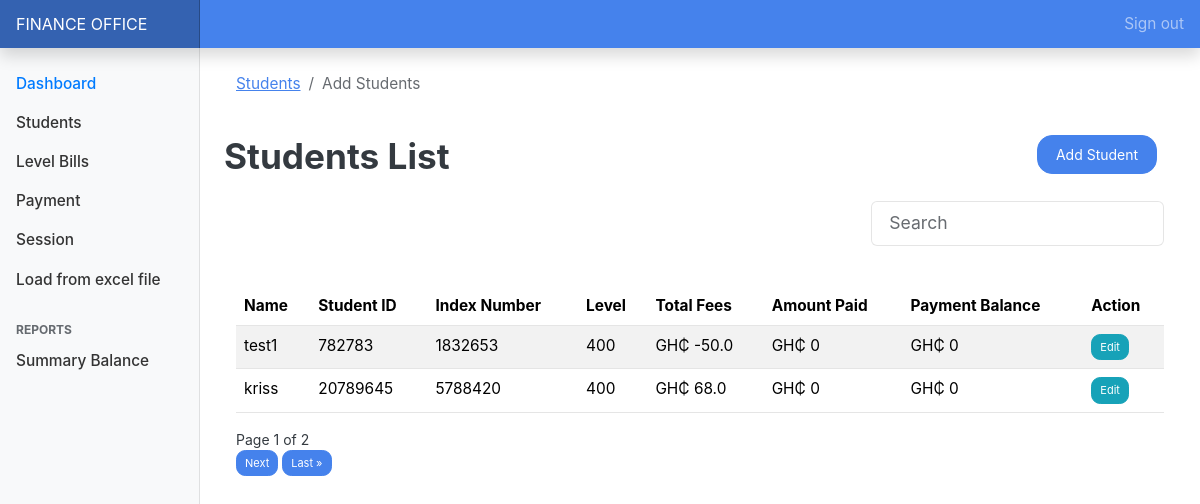
The app's page / (signed in) with its own data.
### Finance/models.py (models this page shows, shortened)
class Student(models.Model):
    name = models.TextField(max_length=100, unique=False)
    student_id = models.IntegerField(unique=True, blank=True, null=True)
    index_number = models.IntegerField(unique=True, blank=True, null=True)
    reference_number = models.IntegerField(unique=True, blank=True, null=True)
    phone = models.CharField(max_length=60, blank=True, null=True)
    email = models.EmailField(null=True, blank=True)
    level = models.CharField(max_length=25, choices=LEVEL, null=True)
    payment_balance = models.FloatField(default=0.0,null=True)

### Finance/views.py (the view)
# urls.py: path("", index, name="student"),
@login_required(login_url="/authentication/login")
def index(request):
    current_session = Session.objects.filter(is_current_session=True).first()
    students = Student.objects.all()
    level_bills = LevelBill.objects.filter(academic_session=current_session)
    paginator = Paginator(students, 2)
    page_number = request.GET.get("page")
    page_obj = paginator.get_page(page_number)
    for student in page_obj:
        total_paid_current_session = Payment.objects.filter(student=student, session=current_session).aggregate(total=models.Sum('paid_amount'))['total'] or 0
        total_balance_previous_sessions = 0
        previous_sessions = Session.objects.filter(is_current_session=False)
        for session in previous_sessions:
            total_paid_session = Payment.objects.filter(student=student, session=session).aggregate(total=models.Sum('paid_amount'))['total'] or 0
            level_bill = LevelBill.objects.filter(level_name=student.level, academic_session=session).first()
            if level_bill:
                session_balance = level_bill.fees() - total_paid_session
                total_balance_previous_sessions += session_balance  # Accumulate positive balances only
        level_bill_current_session = level_bills.filter(level_name=student.level).first()
        if level_bill_current_session:
            balance_current_session = level_bill_current_session.fees() + total_balance_previous_sessions - total_paid_current_session
            student.balance = balance_current_session  # Ensure balance is not negative
            student.total_fees = level_bill_current_session.fees() + total_balance_previous_sessions  # Add total balance for previous sessions
            student.total_paid = total_paid_current_session  # Include total paid in the student object
            student.level_bill = level_bill_current_session  # Assign level bill to the student
        else:
            student.balance = 0
            student.total_fees = total_balance_previous_sessions  # Only add total balance for previous sessions
            student.total_paid = total_paid_current_session  # Include total paid in the student object
            student.level_bill = None
    context ={
        "page_obj": page_obj
    }
    return render(request, "finance/index.html", context)

### Finance/models.py (called while the page is built)
    def fees(self):
        payable_amount = self.academic_fees + self.student_fees + self.exams_fees
        return payable_amount

### templates/finance/index.html (shortened to what this page needs)
{% extends "base.html" %}
{% load static %}
{% block content %}
<div class="container py-4">
    <nav aria-label="breadcrumb">
        <ol class="breadcrumb">
            <li class="breadcrumb-item"><a href="#">Students</a></li>
            <li class="breadcrumb-item active" aria-current="page">Add Students</li>
        </ol>
    </nav>
</div>
    <div class="row">
        <div class="col-md-10">
            <h2>Students List</h2>
        </div>
        <div class="col-md-2 text-right">
            <a href="{% url 'finance:add_student' %}" class="btn btn-primary">Add Student</a>
        </div>
    </div>
    <div class="container">
        <div class="row">
            <div class="col-md-8"></div>
            <div class="col-md-4 py-3">
                <div class="form-group">
                    <input type="text"class="form-control" id="searchField" placeholder="Search">
                </div>
            </div>
        </div>
    {% if page_obj %}
    <div class="table-responsive app-table mt-4">
        <table class="table table-striped table-hover">
            <thead class="thead-dark">
                <tr>
                    <th>Name</th>
                    <th>Student ID</th>
                    <th>Index Number</th>
                    <th>Level</th>
                    <th>Total Fees</th>
                    <th>Amount Paid</th>
                    <th>Payment Balance</th>
                    <th>Action</th>
                </tr>
            </thead>
            <tbody>
                {% for student in page_obj %}
                <tr>
                    <td>{{ student.name }}</td>
                    <td>{{ student.student_id }}</td>
                    <td>{{ student.index_number }}</td>
                    <td>{{ student.level }}</td>
                    <td>GH&#8373; {{ student.total_fees }}</td>
                    <td>GH&#8373; {{ student.total_paid }}</td>
                    <td>GH&#8373; {{ student.balance }}</td>
                    <td>
                        <a href="{% url 'finance:edit_student' student.name %}" class="btn btn-info btn-sm">Edit</a>
                    </td>
                </tr>
                {% endfor %}
            </tbody>
        </table>
    </div>
    <div class="pagination-container ">
        <div>
            <span class="current-page align-right float-right mr-auto py-3">Page {{ page_obj.number }} of {{ page_obj.paginator.num_pages }}</span>
        </div>
        <div>
            {% if page_obj.has_next %}
                <a class="btn btn-primary btn-sm" href="?page={{ page_obj.next_page_number }}">Next</a>
                <a class="btn btn-primary btn-sm" href="?page={{ page_obj.paginator.num_pages }}">Last &raquo;</a>
            {% endif %}
        </div>
    </div>
    {% else %}
    <div class="alert alert-info" role="alert">
        No students found.
    </div>
    {% endif %}
</div>
{% endblock content %}

### templates/base.html (shortened to what this page needs)
{% load static%}
<!doctype html>
<html lang="en">
  <head>
    <link href="{% static 'css/bootstrap.min.css'%}" rel="stylesheet" >
    <link href="{% static 'css/main.css'%}" rel="stylesheet" >
    <link href="{% static 'css/dashboard.css'%}" rel="stylesheet">
    <link href="dashboard.css" rel="stylesheet">
  </head>
  <body>
<header class="navbar navbar-dark sticky-top bg-primary flex-md-nowrap p-0 shadow">
  <a class="navbar-brand col-md-3 col-lg-2 me-0 px-3" href="#">FINANCE OFFICE</a>
  <div class="navbar-nav">
    <div class="nav-item text-nowrap">
      <a class="nav-link px-3" href="{% url 'logout' %}">Sign out</a>
    </div>
  </div>
</header>
<div class="container-fluid">
  <div class="row">
    {% include "partials/_sidebar.html"%}
    <main class="col-md-9 ms-sm-auto col-lg-10 px-md-4">
      {% block content%}
      {% endblock %}
    </main>
  </div>
</div>
  </body>
</html>

### templates/partials/_sidebar.html (shortened to what this page needs)
{% load static %}<nav id="sidebarMenu" class="col-md-3 col-lg-2 d-md-block bg-light sidebar collapse">
  <div class="position-sticky pt-3">
    <ul class="nav flex-column">
      <li class="nav-item">
        <a class="nav-link active" aria-current="page" href="#">
          Dashboard
        </a>
      </li>
      <li class="nav-item">
        <a class="nav-link" href="{% url 'finance:student' %}">
          Students
        </a>
      </li>
      <li class="nav-item">
        <a class="nav-link" href="{% url 'finance:bill' %}">
          Level Bills
        </a>
      </li>
      <li class="nav-item">
        <a class="nav-link" href="{% url 'finance:paymentsum' %}">
          Payment
        </a>
      </li>
      <li class="nav-item">
        <a class="nav-link" href="{% url 'finance:session' %}">
          Session
        </a>
      </li>
      <li class="nav-item">
        <a class="nav-link" href="{% url 'finance:import' %}">
          Load from excel file
        </a>
      </li>
    </ul>
    <h6 class="sidebar-heading d-flex justify-content-between align-items-center px-3 mt-4 mb-1 text-muted">
      <span>reports</span>
    </h6>
    <ul class="nav flex-column mb-2">
      <li class="nav-item">
        <a class="nav-link" href="{% url 'finance:summary_links' %}">
          Summary Balance
        </a>
      </li>
    </ul>
  </div>
</nav>

### static/css/dashboard.css (style rules this page uses)
body { font-size: .875rem; }
.sidebar { position: fixed; top: 0; bottom: 0; left: 0; z-index: 100; padding: 48px 0 0; box-shadow: inset -1px 0 0 rgba(0, 0, 0, .1); }
.sidebar .nav-link { font-weight: 500; color: #333; }
.sidebar .nav-link.active { color: #007bff; }
.sidebar-heading { font-size: .75rem; text-transform: uppercase; }
.navbar-brand { padding-top: .75rem; padding-bottom: .75rem; font-size: 1rem; background-color: rgba(0, 0, 0, .25); box-shadow: inset -1px 0 0 rgba(0, 0, 0, .25); }

### records on screen
Student: name "test1", student_id "782783", index_number "1832653", level "400", total_fees "-50.0", total_paid "0", balance "0"
Student: name "kriss", student_id "20789645", index_number "5788420", level "400", total_fees "68.0", total_paid "0", balance "0"

### other values on screen
{{ page_obj.number }} "1"
{{ page_obj.paginator.num_pages }} "2"
